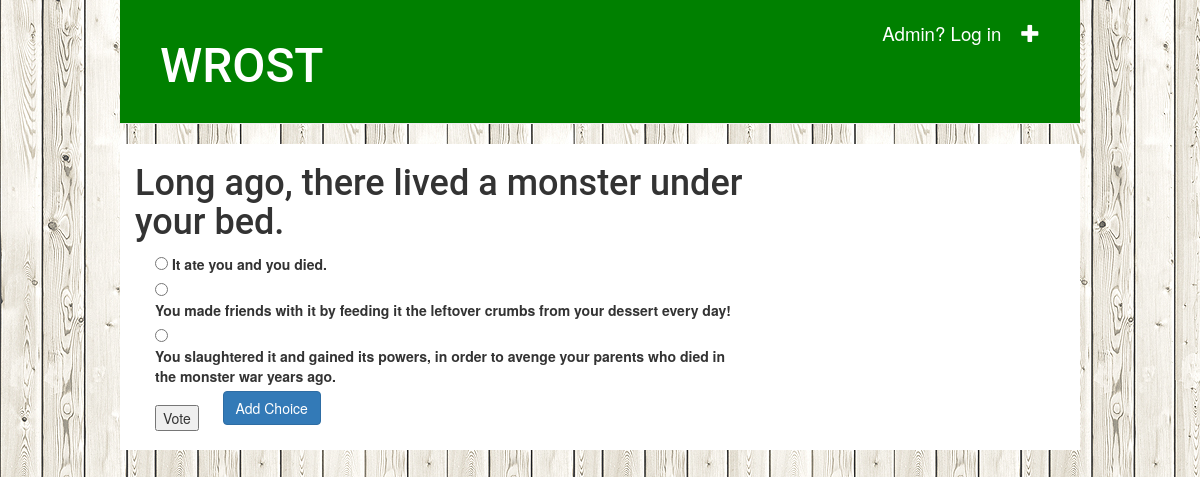
/1/, run on the app's committed database.
### polls/models.py (models this page shows, shortened)
class Question(models.Model):
    question_text = models.CharField(max_length=300)
    pub_date = models.DateTimeField('date published')
    def was_published_recently(self):
        now = timezone.now()
        return now - datetime.timedelta(days=1) <= self.pub_date <= now
    was_published_recently.admin_order_field = 'pub_date'
    was_published_recently.boolean = True
    was_published_recently.short_description = 'Published recently?'

class Choice(models.Model):
    question = models.ForeignKey(Question, on_delete=models.CASCADE)
    choice_text = models.CharField(max_length=300)
    votes = models.IntegerField(default=0)
    rating = RatingField(can_change_vote=True)

### polls/views.py (the view)
# urls.py: path('<int:pk>/', views.DetailView.as_view(), name='detail'),
class DetailView(generic.DetailView):
    model = Question
    template_name = 'polls/detail.html'
    def get_queryset(self):
        return Question.objects.filter(pub_date__lte=timezone.now())

### polls/templates/polls/detail.html (shortened to what this page needs)
{% extends 'polls/base.html' %}
{% block content %}
    <h1>{{ question.question_text }}</h1>
    <form action="{% url 'polls:vote' question.id %}" method="post">
    {% for choice in question.choice_set.all %}
        <input type="radio" name="choice" id="choice{{ forloop.counter }}" value="{{ choice.id }}">
        <label for="choice{{ forloop.counter }}">{{ choice.choice_text }}</label><br>
    {% endfor %}
    <input type="submit" value="Vote">
    <a class="btn btn-primary" href="{% url 'polls:add_choice' question.id %}" role="button">Add Choice</a>
    </form>
{% endblock %}

### polls/static/polls/style.css (style rules this page uses)
body { background: white url("images/white-wood.jpg"); max-width: 960px; margin: auto; }
h1, h2, h3, h4 { font-family: 'Roboto', cursive; }
form { margin-left: 20px; }
.btn { margin-left: 20px; }
.btn { margin-bottom: 25px; }

### data on the page
Question: question_text "Long ago, there lived a monster under your bed."
Choice: choice_text "It ate you and you died."
Choice: choice_text "You made friends with it by feeding it the leftover crumbs from your dessert every day!"
Choice: choice_text "You slaughtered it and gained its powers, in order to avenge your parents who died in the monster war years ago."
